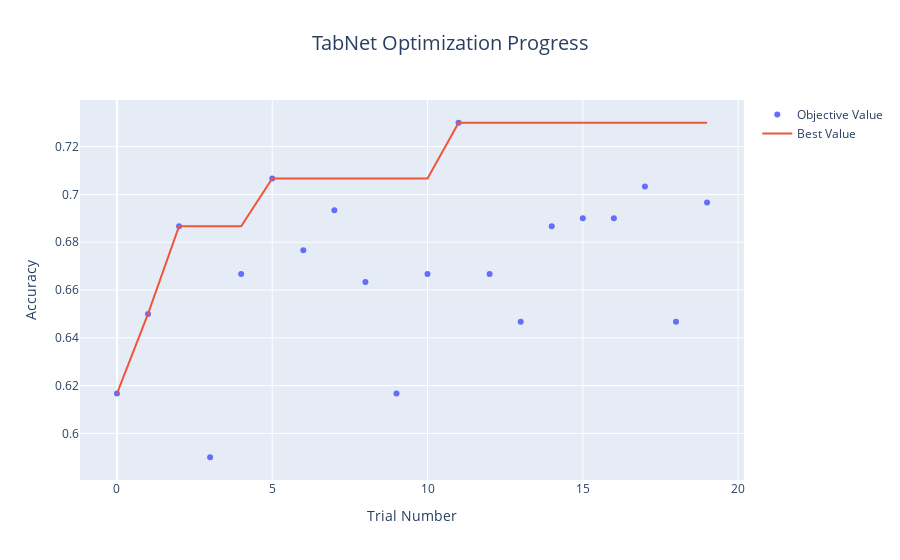

Write notebook code for a chart like this one.
### Code cell
fig = plot_optimization_history(study)
fig.update_layout(
    title_text="TabNet Optimization Progress",  
    title_x=0.5,  
    title_font_size=20,  
    xaxis_title="Trial Number",  
    yaxis_title="Accuracy"
)
fig.show()

### Figure 1 — Plotly figure (JSON) as saved in the notebook; plotly's stock layout.template omitted (floating-point values rounded to 4 significant figures)
{"data": [{"mode": "markers", "name": "Objective Value", "type": "scatter", "x": [0, 1, 2, 3, 4, 5, 6, 7, 8, 9, 10, 11, 12, 13, 14, 15, 16, 17, 18, 19], "y": [0.6167, 0.65, 0.6867, 0.59, 0.6667, 0.7067, 0.6767, 0.6933, 0.6633, 0.6167, 0.6667, 0.73, 0.6667, 0.6467, 0.6867, 0.69, 0.69, 0.7033, 0.6467, 0.6967]}, {"mode": "lines", "name": "Best Value", "type": "scatter", "x": [0, 1, 2, 3, 4, 5, 6, 7, 8, 9, 10, 11, 12, 13, 14, 15, 16, 17, 18, 19], "y": [0.6167, 0.65, 0.6867, 0.6867, 0.6867, 0.7067, 0.7067, 0.7067, 0.7067, 0.7067, 0.7067, 0.73, 0.73, 0.73, 0.73, 0.73, 0.73, 0.73, 0.73, 0.73]}, {"marker": {"color": "#cccccc"}, "mode": "markers", "name": "Infeasible Trial", "showlegend": false, "type": "scatter", "x": [], "y": []}], "layout": {"title": {"font": {"size": 20}, "text": "TabNet Optimization Progress", "x": 0.5}, "xaxis": {"title": {"text": "Trial Number"}}, "yaxis": {"title": {"text": "Accuracy"}}}}
